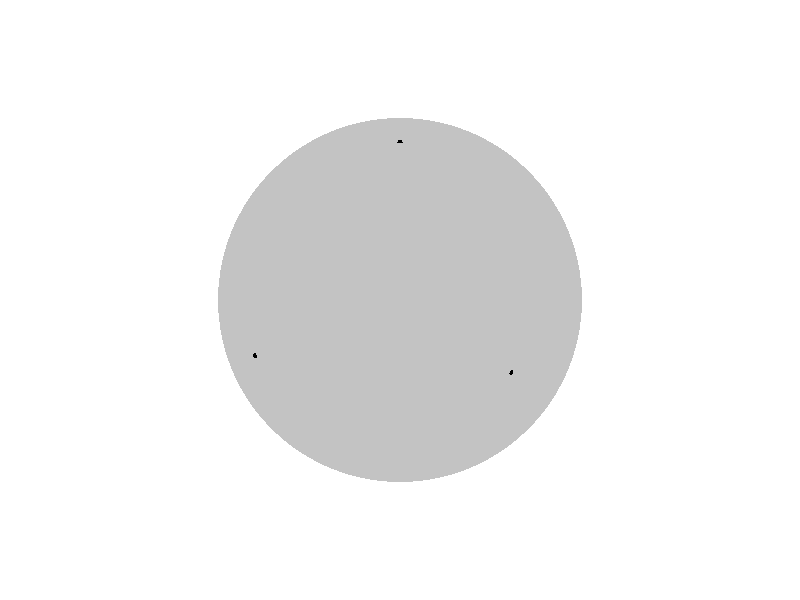

The MATLAB script that drew this image:
clearvars; clc; close all;

%times = zeros(1,100);
% Generate points«
%for for_loop_of_time = 1:100
    %start = clock;
    % --- Parameters ---
    R = 5;          % Sphere radius
    k = 2;         % Number of intervals in latitude (adjust for resolution)
    delta = pi/k;   % Angular spacing in radians (180°/k)
    
    % --- Latitude and longitude ---
    theta = linspace(0, pi, k+1);   % Colatitude: 0 (north pole) to pi (south pole)
    phi_intervals = 2*k;            % Number of meridians at equator
    points = [];

    for i = 1:length(theta)
        if i == 1 || i == length(theta)
            % Poles: single point each
            x = 0;
            y = 0;
            z = R * cos(theta(i));
            points = [points; x, y, z];
        else
            % Number of points on this latitude (equal spacing in longitude)
            n_phi = round(phi_intervals * sin(theta(i))); % optional: denser near equator
            phi = linspace(0, 2*pi, n_phi+1);
            phi(end) = []; % remove duplicate at 2*pi
            for j = 1:length(phi)
                x = R * sin(theta(i)) * cos(phi(j));
                y = R * sin(theta(i)) * sin(phi(j));
                z = R * cos(theta(i));
                points = [points; x, y, z];
            end
        end
    end

%    times(for_loop_of_time) = etime(clock, start);
%end

% std(times) % 0.0055 sec
% figure;
% histogram(times);
%return
% --- Extract coordinates ---
x = points(:,1);
y = points(:,2);
z = points(:,3);

% --- Plot ---
figure;
hold on;

% Draw semi-transparent sphere
[XS, YS, ZS] = sphere(100);
surf(R*XS, R*YS, R*ZS, ...
    'FaceAlpha', 1.0, ...
    'EdgeColor', 'none', ...
    'FaceColor', [0.7647 0.7647 0.7647]);

% Plot latitude-longitude points
scatter3(x, y, z, 15, 'k', 'filled');

% Formatting for paper
axis equal
axis off
set(gca, 'Visible', 'off')
set(gcf, 'Color', 'w');          % white background
set(gca, 'Position', [0 0 1 1]); % fill figure
view(3) 
%exportgraphics(gcf, 'latlon_sphere_normal.png', 'ContentType', 'vector');
hold off;

disp(size(points))
